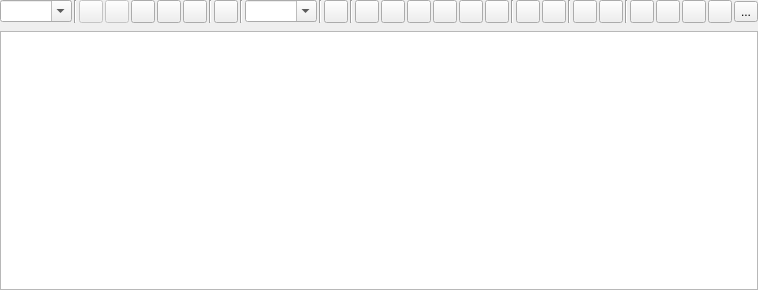
<?xml version="1.0" encoding="UTF-8"?>
<ui version="4.0">
 <class>MRichTextEdit</class>
 <widget class="QWidget" name="MRichTextEdit">
  <property name="geometry">
   <rect>
    <x>0</x>
    <y>0</y>
    <width>576</width>
    <height>290</height>
   </rect>
  </property>
  <property name="windowTitle">
   <string notr="true"/>
  </property>
  <layout class="QVBoxLayout" name="verticalLayout">
   <property name="spacing">
    <number>8</number>
   </property>
   <property name="leftMargin">
    <number>0</number>
   </property>
   <property name="topMargin">
    <number>0</number>
   </property>
   <property name="rightMargin">
    <number>0</number>
   </property>
   <property name="bottomMargin">
    <number>0</number>
   </property>
   <item>
    <widget class="QWidget" name="f_toolbar" native="true">
     <layout class="QHBoxLayout" name="horizontalLayout">
      <property name="spacing">
       <number>2</number>
      </property>
      <property name="leftMargin">
       <number>0</number>
      </property>
      <property name="topMargin">
       <number>0</number>
      </property>
      <property name="rightMargin">
       <number>0</number>
      </property>
      <property name="bottomMargin">
       <number>0</number>
      </property>
      <item>
       <widget class="QComboBox" name="f_paragraph">
        <property name="focusPolicy">
         <enum>Qt::ClickFocus</enum>
        </property>
        <property name="toolTip">
         <string>Paragraph formatting</string>
        </property>
        <property name="editable">
         <bool>true</bool>
        </property>
       </widget>
      </item>
      <item>
       <widget class="Line" name="line_4">
        <property name="orientation">
         <enum>Qt::Vertical</enum>
        </property>
       </widget>
      </item>
      <item>
       <widget class="QToolButton" name="f_undo">
        <property name="enabled">
         <bool>false</bool>
        </property>
        <property name="focusPolicy">
         <enum>Qt::ClickFocus</enum>
        </property>
        <property name="toolTip">
         <string>Undo (CTRL+Z)</string>
        </property>
        <property name="iconSize">
         <size>
          <width>16</width>
          <height>16</height>
         </size>
        </property>
       </widget>
      </item>
      <item>
       <widget class="QToolButton" name="f_redo">
        <property name="enabled">
         <bool>false</bool>
        </property>
        <property name="focusPolicy">
         <enum>Qt::ClickFocus</enum>
        </property>
        <property name="toolTip">
         <string>Redo</string>
        </property>
        <property name="iconSize">
         <size>
          <width>16</width>
          <height>16</height>
         </size>
        </property>
       </widget>
      </item>
      <item>
       <widget class="QToolButton" name="f_cut">
        <property name="focusPolicy">
         <enum>Qt::ClickFocus</enum>
        </property>
        <property name="toolTip">
         <string>Cut (CTRL+X)</string>
        </property>
        <property name="iconSize">
         <size>
          <width>16</width>
          <height>16</height>
         </size>
        </property>
       </widget>
      </item>
      <item>
       <widget class="QToolButton" name="f_copy">
        <property name="focusPolicy">
         <enum>Qt::ClickFocus</enum>
        </property>
        <property name="toolTip">
         <string>Copy (CTRL+C)</string>
        </property>
        <property name="iconSize">
         <size>
          <width>16</width>
          <height>16</height>
         </size>
        </property>
       </widget>
      </item>
      <item>
       <widget class="QToolButton" name="f_paste">
        <property name="focusPolicy">
         <enum>Qt::ClickFocus</enum>
        </property>
        <property name="toolTip">
         <string>Paste (CTRL+V)</string>
        </property>
        <property name="iconSize">
         <size>
          <width>16</width>
          <height>16</height>
         </size>
        </property>
       </widget>
      </item>
      <item>
       <widget class="Line" name="line">
        <property name="orientation">
         <enum>Qt::Vertical</enum>
        </property>
       </widget>
      </item>
      <item>
       <widget class="QToolButton" name="f_link">
        <property name="focusPolicy">
         <enum>Qt::ClickFocus</enum>
        </property>
        <property name="toolTip">
         <string>Link (CTRL+L)</string>
        </property>
        <property name="iconSize">
         <size>
          <width>16</width>
          <height>16</height>
         </size>
        </property>
        <property name="checkable">
         <bool>true</bool>
        </property>
       </widget>
      </item>
      <item>
       <widget class="Line" name="line_3">
        <property name="orientation">
         <enum>Qt::Vertical</enum>
        </property>
       </widget>
      </item>
      <item>
       <widget class="QComboBox" name="f_fontsize">
        <property name="sizePolicy">
         <sizepolicy hsizetype="Preferred" vsizetype="Fixed">
          <horstretch>0</horstretch>
          <verstretch>0</verstretch>
         </sizepolicy>
        </property>
        <property name="focusPolicy">
         <enum>Qt::ClickFocus</enum>
        </property>
        <property name="toolTip">
         <string>Font size</string>
        </property>
        <property name="editable">
         <bool>true</bool>
        </property>
       </widget>
      </item>
      <item>
       <widget class="Line" name="line_6">
        <property name="orientation">
         <enum>Qt::Vertical</enum>
        </property>
       </widget>
      </item>
      <item>
       <widget class="QToolButton" name="f_image">
        <property name="toolTip">
         <string>Insert image...</string>
        </property>
       </widget>
      </item>
      <item>
       <widget class="Line" name="line_8">
        <property name="orientation">
         <enum>Qt::Vertical</enum>
        </property>
       </widget>
      </item>
      <item>
       <widget class="QWidget" name="widget" native="true">
        <layout class="QHBoxLayout" name="horizontalLayout_2">
         <property name="spacing">
          <number>2</number>
         </property>
         <property name="leftMargin">
          <number>0</number>
         </property>
         <property name="topMargin">
          <number>0</number>
         </property>
         <property name="rightMargin">
          <number>0</number>
         </property>
         <property name="bottomMargin">
          <number>0</number>
         </property>
         <item>
          <widget class="QToolButton" name="f_bold">
           <property name="focusPolicy">
            <enum>Qt::ClickFocus</enum>
           </property>
           <property name="toolTip">
            <string notr="true">Bold (CTRL+B)</string>
           </property>
           <property name="text">
            <string/>
           </property>
           <property name="iconSize">
            <size>
             <width>16</width>
             <height>16</height>
            </size>
           </property>
           <property name="checkable">
            <bool>true</bool>
           </property>
          </widget>
         </item>
         <item>
          <widget class="QToolButton" name="f_italic">
           <property name="focusPolicy">
            <enum>Qt::ClickFocus</enum>
           </property>
           <property name="toolTip">
            <string>Italic (CTRL+I)</string>
           </property>
           <property name="iconSize">
            <size>
             <width>16</width>
             <height>16</height>
            </size>
           </property>
           <property name="checkable">
            <bool>true</bool>
           </property>
          </widget>
         </item>
         <item>
          <widget class="QToolButton" name="f_underline">
           <property name="focusPolicy">
            <enum>Qt::ClickFocus</enum>
           </property>
           <property name="toolTip">
            <string>Underline (CTRL+U)</string>
           </property>
           <property name="iconSize">
            <size>
             <width>16</width>
             <height>16</height>
            </size>
           </property>
           <property name="checkable">
            <bool>true</bool>
           </property>
          </widget>
         </item>
         <item>
          <widget class="QToolButton" name="f_strikeout">
           <property name="checkable">
            <bool>true</bool>
           </property>
          </widget>
         </item>
         <item>
          <widget class="QToolButton" name="f_list_bullet">
           <property name="focusPolicy">
            <enum>Qt::ClickFocus</enum>
           </property>
           <property name="toolTip">
            <string>Bullet list (CTRL+-)</string>
           </property>
           <property name="iconSize">
            <size>
             <width>16</width>
             <height>16</height>
            </size>
           </property>
           <property name="checkable">
            <bool>true</bool>
           </property>
          </widget>
         </item>
         <item>
          <widget class="QToolButton" name="f_list_ordered">
           <property name="focusPolicy">
            <enum>Qt::ClickFocus</enum>
           </property>
           <property name="toolTip">
            <string>Ordered list (CTRL+=)</string>
           </property>
           <property name="iconSize">
            <size>
             <width>16</width>
             <height>16</height>
            </size>
           </property>
           <property name="checkable">
            <bool>true</bool>
           </property>
          </widget>
         </item>
         <item>
          <widget class="Line" name="line_2">
           <property name="orientation">
            <enum>Qt::Vertical</enum>
           </property>
          </widget>
         </item>
         <item>
          <widget class="QToolButton" name="f_indent_dec">
           <property name="focusPolicy">
            <enum>Qt::ClickFocus</enum>
           </property>
           <property name="toolTip">
            <string>Decrease indentation (CTRL+,)</string>
           </property>
           <property name="iconSize">
            <size>
             <width>16</width>
             <height>16</height>
            </size>
           </property>
          </widget>
         </item>
         <item>
          <widget class="QToolButton" name="f_indent_inc">
           <property name="focusPolicy">
            <enum>Qt::ClickFocus</enum>
           </property>
           <property name="toolTip">
            <string>Increase indentation (CTRL+.)</string>
           </property>
           <property name="iconSize">
            <size>
             <width>16</width>
             <height>16</height>
            </size>
           </property>
          </widget>
         </item>
         <item>
          <widget class="Line" name="line_5">
           <property name="orientation">
            <enum>Qt::Vertical</enum>
           </property>
          </widget>
         </item>
         <item>
          <widget class="QToolButton" name="f_bgcolor">
           <property name="focusPolicy">
            <enum>Qt::ClickFocus</enum>
           </property>
           <property name="toolTip">
            <string>Text background color</string>
           </property>
           <property name="text">
            <string/>
           </property>
           <property name="iconSize">
            <size>
             <width>16</width>
             <height>16</height>
            </size>
           </property>
          </widget>
         </item>
         <item>
          <widget class="QToolButton" name="f_fgcolor">
           <property name="sizePolicy">
            <sizepolicy hsizetype="Fixed" vsizetype="Fixed">
             <horstretch>0</horstretch>
             <verstretch>0</verstretch>
            </sizepolicy>
           </property>
           <property name="toolTip">
            <string>Text color</string>
           </property>
           <property name="text">
            <string/>
           </property>
          </widget>
         </item>
         <item>
          <widget class="Line" name="line_7">
           <property name="orientation">
            <enum>Qt::Vertical</enum>
           </property>
          </widget>
         </item>
         <item>
          <widget class="QToolButton" name="f_align_left">
           <property name="toolTip">
            <string>Align Left</string>
           </property>
           <property name="text">
            <string/>
           </property>
           <property name="checkable">
            <bool>true</bool>
           </property>
          </widget>
         </item>
         <item>
          <widget class="QToolButton" name="f_align_center">
           <property name="toolTip">
            <string>Align Center</string>
           </property>
           <property name="text">
            <string/>
           </property>
           <property name="checkable">
            <bool>true</bool>
           </property>
          </widget>
         </item>
         <item>
          <widget class="QToolButton" name="f_align_right">
           <property name="toolTip">
            <string>Align Right</string>
           </property>
           <property name="text">
            <string/>
           </property>
           <property name="checkable">
            <bool>true</bool>
           </property>
          </widget>
         </item>
         <item>
          <widget class="QToolButton" name="f_align_justify">
           <property name="toolTip">
            <string>Align Justify</string>
           </property>
           <property name="text">
            <string/>
           </property>
           <property name="checkable">
            <bool>true</bool>
           </property>
          </widget>
         </item>
        </layout>
       </widget>
      </item>
      <item>
       <spacer name="horizontalSpacer">
        <property name="orientation">
         <enum>Qt::Horizontal</enum>
        </property>
        <property name="sizeHint" stdset="0">
         <size>
          <width>40</width>
          <height>20</height>
         </size>
        </property>
       </spacer>
      </item>
      <item>
       <widget class="QToolButton" name="f_menu">
        <property name="toolTip">
         <string>Menu</string>
        </property>
        <property name="text">
         <string>...</string>
        </property>
       </widget>
      </item>
     </layout>
     <zorder>f_paragraph</zorder>
     <zorder>line_4</zorder>
     <zorder>f_undo</zorder>
     <zorder>f_redo</zorder>
     <zorder>f_cut</zorder>
     <zorder>f_copy</zorder>
     <zorder>f_paste</zorder>
     <zorder>line</zorder>
     <zorder>f_link</zorder>
     <zorder>line_3</zorder>
     <zorder>f_fontsize</zorder>
     <zorder>f_image</zorder>
     <zorder>line_6</zorder>
     <zorder>f_menu</zorder>
    </widget>
   </item>
   <item>
    <widget class="MTextEdit" name="f_textedit">
     <property name="autoFormatting">
      <set>QTextEdit::AutoNone</set>
     </property>
     <property name="tabChangesFocus">
      <bool>true</bool>
     </property>
    </widget>
   </item>
  </layout>
 </widget>
 <customwidgets>
  <customwidget>
   <class>MTextEdit</class>
   <extends>QTextEdit</extends>
   <header>widgets/mtextedit.h</header>
  </customwidget>
 </customwidgets>
 <tabstops>
  <tabstop>f_textedit</tabstop>
  <tabstop>f_image</tabstop>
  <tabstop>f_menu</tabstop>
 </tabstops>
 <resources/>
 <connections/>
</ui>
